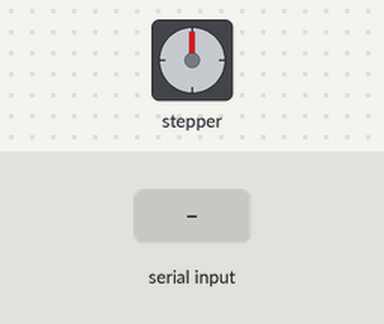
The sketch below on a simulated Arduino Uno, built with avr-gcc and run on an emulated ATmega328P. On the bench: stepper motor. Wiring (inferred from the names in the program): stepper motor driver (200 steps per turn assumed): step pin 3; direction pin 2. The test bench sets the inputs (shaded band). What the sketch prints to the serial monitor is not drawn.

Above: at 1.2 s.
1.3 s: "start\n" received over Serial
Timing chart, 0 to 4.3 s (numbered marks = the images above; inputs shaded):
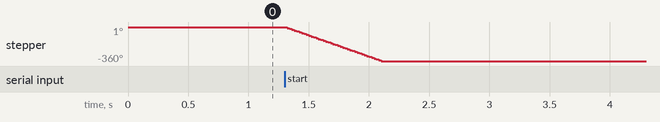

Measured:
- after the input at 1.3 s, stepper: turns 360° counter-clockwise in 0.80 s, starting at once

The sketch:

stepper_motor.ino
```cpp
const int dirPin = 2;
const int stepPin = 3;
const int stepsPerRevolution = 200;

void setup()
{
    // Declare pins as Outputs
    pinMode(stepPin, OUTPUT);
    pinMode(dirPin, OUTPUT);
    digitalWrite(dirPin, LOW);
    Serial.begin(115200);
}

void loop()
{
    // Read serial from Python
    String data = Serial.readStringUntil('\n');

    // Start motor if it's a start message and motor is not already running
    if (data == "start") {
       spinMotor();
    }
}

// Method to spin motor
void spinMotor() {
    // Spin motor slowly
    Serial.println("running");
    for (int x = 0; x < stepsPerRevolution; x++) {
        digitalWrite(stepPin, HIGH);
        delayMicroseconds(2000);
        digitalWrite(stepPin, LOW);
        delayMicroseconds(2000);
    }
    Serial.println("stopped");
}
```
